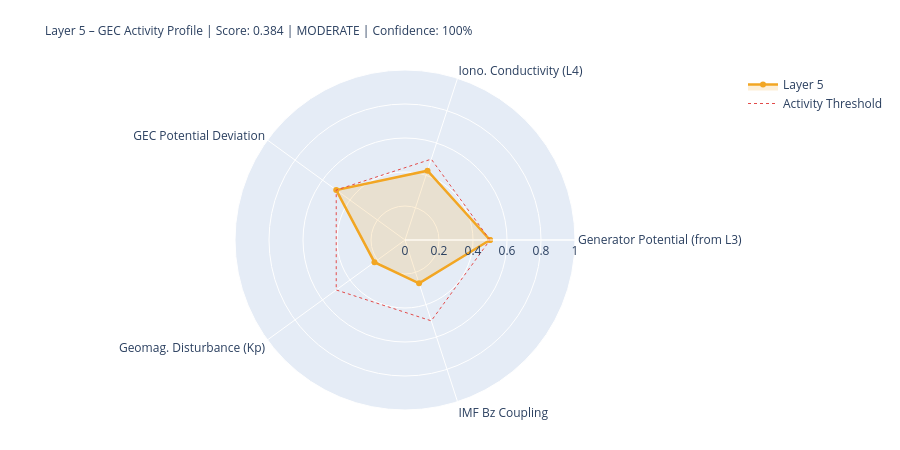

Source (notebook cell):
### Markdown cell above
---
## 5. State Assessment & Handoff to Layer 6

### Code cell
# ============================================================
# LAYER-5-SCORE
# ============================================================

# Components
# 1) Generator activity (Layer-3-driven)
gen_score = norm(generator_strength, 0.3, 2.0)
gen_src   = 'from_layer3' if l3_thunder_score is not None else 'estimated'

# 2) Ionospheric conductivity (Layer-4-driven)
iono_score = norm(iono_cond_factor, 0.7, 1.4)
iono_src   = 'from_layer4' if l4_ioniz is not None else 'estimated'

# 3) GEC potential deviation from reference
pot_score = norm(abs(delta_V_pct), 0, 30)  # 0 = at reference, 1 = 30% deviation
pot_src   = 'derived'

# 4) Geomagnetic disturbance (Kp) – modulates vertical currents
kp_score = norm(kp_val, 0, 9)
kp_src   = 'primary' if kp_now is not None else 'from_layer4'

# 5) IMF Bz coupling (southward = stronger M-I coupling → GEC influence)
bz_score = norm(-(bz_now or 0), -5, 30) if bz_now is not None else None
bz_src   = 'primary' if bz_now is not None else 'missing'

COMPONENTS = {
    'Generator Potential (from L3)':  {'score': gen_score,   'source': 'derived_from_layer3', 'dynamic': True},
    'Iono. Conductivity (L4)':      {'score': iono_score,  'source': iono_src, 'dynamic': True},
    'GEC Potential Deviation':      {'score': pot_score,   'source': pot_src,  'dynamic': True},
    'Geomag. Disturbance (Kp)':         {'score': kp_score,    'source': kp_src,   'dynamic': True},
    'IMF Bz Coupling':               {'score': bz_score,    'source': bz_src,   'dynamic': True},
}

available   = {k: v['score'] for k, v in COMPONENTS.items() if v['score'] is not None}
unavailable = [k for k, v in COMPONENTS.items() if v['score'] is None]
layer5_score = round(sum(available.values()) / len(available), 4) if available else None
confidence   = round(len(available) / len(COMPONENTS), 2)
level = ('unknown' if layer5_score is None
         else 'quiet'   if layer5_score < 0.3
         else 'moderate' if layer5_score < 0.6
         else 'active')
dominant_l5 = max(available, key=available.get) if available else 'none'

# Kp consistency: separate 1-min raw value from score value
kp_1m_raw   = kp_now          # directly from API (can be 0.0 during live measurement)
kp_for_score = kp_val          # from Layer-0 context or estimated value if needed
kp_score_src = kp_src

W = 68
print('=' * W)
print('LAYER 5 – GLOBAL ELECTRIC CIRCUIT – STATE ASSESSMENT')
print('=' * W)
for name, comp in COMPONENTS.items():
    s = comp['score']
    if s is not None:
        bar = '█' * int(s*20) + '░' * (20-int(s*20))
        print(f'  {name:<34} {bar}  {s:.3f}  [{comp["source"]}]')
    else:
        print(f'  {name:<34} {"─"*20}  n/a   [missing]')
print('-' * W)
print(f'  Score:         {layer5_score:.3f}  ({len(available)}/{len(COMPONENTS)} components)')
print(f'  Confidence:    {confidence:.0%}')
print(f'  Level:         {level.upper()}')
print(f'  Dominant:      {dominant_l5}')
print(f'  V_iono:        {V_iono_mod:.1f} kV  (Δ {delta_V_pct:+.1f}% vs. Ref)')
print(f'  I_total:       {I_total_mod:.1f} A   (Δ {delta_I_pct:+.1f}% vs. Ref)')
print('=' * W)

# Radar
cats   = list(available.keys())
vals_r = list(available.values())
if len(cats) >= 3:
    fig = go.Figure()
    fig.add_trace(go.Scatterpolar(
        r=vals_r + [vals_r[0]], theta=cats + [cats[0]],
        fill='toself', fillcolor='rgba(242,166,35,0.18)',
        line=dict(color='#F2A623', width=2.5), name='Layer 5'
    ))
    fig.add_trace(go.Scatterpolar(
        r=[0.5]*(len(cats)+1), theta=cats+[cats[0]],
        line=dict(color='#E24B4A', dash='dot', width=1),
        mode='lines', name='Activity Threshold'
    ))
    fig.update_layout(
        title=dict(
            text=f'Layer 5 – GEC Activity Profile | Score: {layer5_score:.3f} | {level.upper()} | Confidence: {confidence:.0%}',
            font=dict(size=12)
        ),
        polar=dict(radialaxis=dict(visible=True, range=[0,1])),
        height=450, showlegend=True,
        margin=dict(l=80, r=80, t=70, b=40)
    )
    fig.show()

### Figure 1 — Plotly figure (JSON) as saved in the notebook; plotly's stock layout.template omitted (floating-point values rounded to 4 significant figures)
{"data": [{"fill": "toself", "fillcolor": "rgba(242,166,35,0.18)", "line": {"color": "#F2A623", "width": 2.5}, "name": "Layer 5", "r": [0.5, 0.4287, 0.5, 0.2222, 0.2677, 0.5], "theta": ["Generator Potential (from L3)", "Iono. Conductivity (L4)", "GEC Potential Deviation", "Geomag. Disturbance (Kp)", "IMF Bz Coupling", "Generator Potential (from L3)"], "type": "scatterpolar"}, {"line": {"color": "#E24B4A", "dash": "dot", "width": 1}, "mode": "lines", "name": "Activity Threshold", "r": [0.5, 0.5, 0.5, 0.5, 0.5, 0.5], "theta": ["Generator Potential (from L3)", "Iono. Conductivity (L4)", "GEC Potential Deviation", "Geomag. Disturbance (Kp)", "IMF Bz Coupling", "Generator Potential (from L3)"], "type": "scatterpolar"}], "layout": {"height": 450, "margin": {"b": 40, "l": 80, "r": 80, "t": 70}, "polar": {"radialaxis": {"range": [0, 1], "visible": true}}, "showlegend": true, "title": {"font": {"size": 12}, "text": "Layer 5 – GEC Activity Profile | Score: 0.384 | MODERATE | Confidence: 100%"}}}
